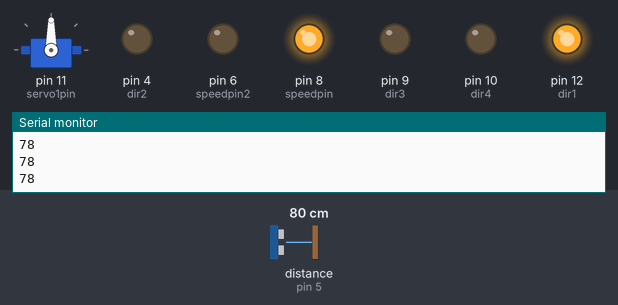
Simulated run of this sketch. Board: Arduino Uno, built with avr-gcc and run on an emulated ATmega328P. Parts: servo, output pins drawn as LEDs (lit = HIGH), the last lines printed to the serial monitor. Wiring (inferred from the names in the program): ultrasonic range finder: trigger pin 3; echo pin 5. Inputs (shaded band) come from the test bench; at power-on: distance to the obstacle (sensor on pin 5) 80 cm. The echo pulse lasts 58.3 µs per cm; pins used as bus, display or sensor lines are not drawn.

Above: at 1.2 s.
1.3 s: distance to the obstacle (sensor on pin 5) set to 2 cm
At 2.8 s:
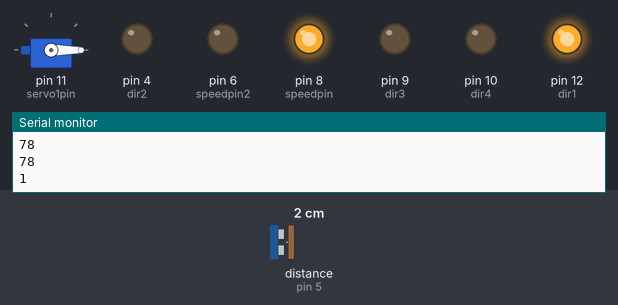
At 5.8 s:
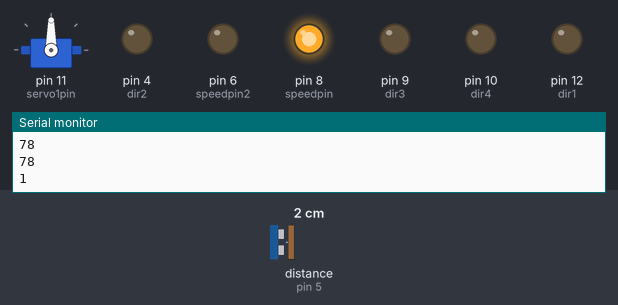
6.9 s: distance to the obstacle (sensor on pin 5) set to 16 cm
9.9 s: distance to the obstacle (sensor on pin 5) set to 19 cm
12.9 s: distance to the obstacle (sensor on pin 5) set to 4 cm
At 16.0 s:
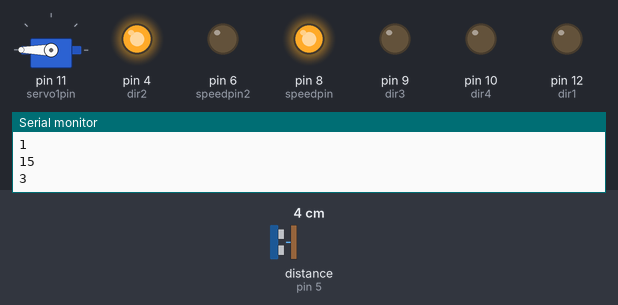
Timing chart, 0 to 16.9 s (numbered marks = the images above; inputs shaded):
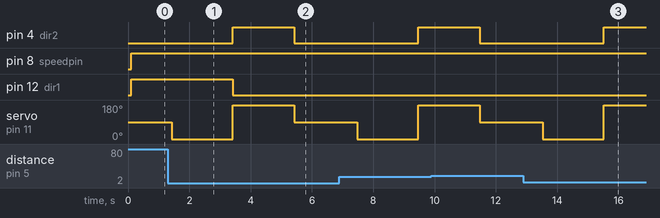

The sketch:

dc_mortre_controel.ino
```cpp
#include<Servo.h>
int speedpin=8;
int tpin = 3;
int epin = 5;
int traveltime;
int tdistance;
int dir1=12;
int dir2=4;
int speedpin2=6;
int dir3=9;
int dir4=10;
int m1speed=255;
int m2speed=150;
int dt =2000;
int servopos;
int servo1pin =11;
Servo servo1;
void setup() {
  // put your setup code here, to run once:
pinMode(tpin,OUTPUT);
pinMode(epin,INPUT);
pinMode(speedpin,OUTPUT);
pinMode(dir1,OUTPUT);
pinMode(dir2,OUTPUT);
pinMode(speedpin2,OUTPUT);
pinMode(dir3,OUTPUT);
pinMode(dir4,OUTPUT);
servo1.attach(servo1pin);
Serial.begin(9600);
servopos =90;
servo1.write(servopos);
}

void loop() {

digitalWrite(tpin,LOW);
delayMicroseconds(10);
digitalWrite(tpin,HIGH);
delayMicroseconds(10);
digitalWrite(tpin,LOW);
traveltime = pulseIn(epin,HIGH);
delay(25);
tdistance =(traveltime*0.034/2);
Serial.println(tdistance);
delay(25);
//servopos = 90;
 // servo1.write(servopos);
//digitalWrite(dir1,HIGH);
//digitalWrite(dir2,LOW);
//analogWrite(speedpin,m1speed);

//digitalWrite(dir3,HIGH);
//digitalWrite(dir4,LOW);
//analogWrite(speedpin2,m2speed);
if (tdistance>=20){
  servopos=90;
  servo1.write(servopos);
  delay(50);
  analogWrite(speedpin,m1speed);
  digitalWrite(dir1,HIGH);
  digitalWrite(dir2,LOW);

}
if (tdistance<=20&&servopos==90){
  servopos = 0;
  servo1.write(servopos);
  delay(dt);
  analogWrite(speedpin,m1speed);
  digitalWrite(dir1,LOW);
  digitalWrite(dir2,LOW);

}

if (tdistance<=17 && servopos==0){
  servopos =180;
  servo1.write(servopos);
  digitalWrite(dir1,LOW);
  digitalWrite(dir2,HIGH);
  delay(dt);
}
if (tdistance<=20 && servopos==180){
  servopos=90;
  digitalWrite(dir1,LOW);
  digitalWrite(dir2,LOW);
  servo1.write(servopos);
  delay(dt);
}
}
```

Measured:
- after the input at 1.3 s, pin 4 (dir2): LOW → HIGH after 2.1 s, → LOW 2.0 s later; pin 12 (dir1): HIGH → LOW after 2.1 s; servo on pin 11 (servo1pin): 90° → 0° after 0.12 s, → 180° 2.0 s later, → 90° 2.0 s later
- after the input at 12.9 s, pin 4 (dir2): LOW → HIGH after 2.6 s
